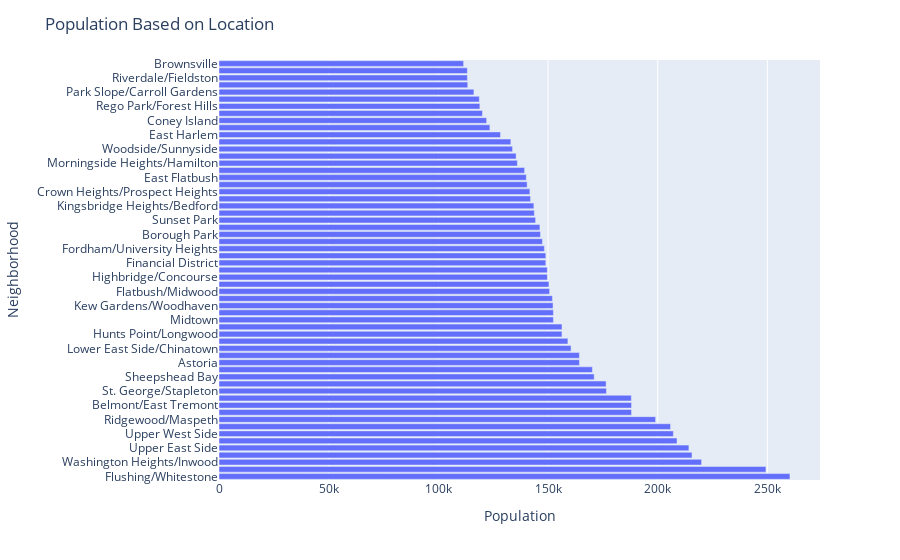

The notebook cell saved with this chart:
### Code cell
import plotly.express as px
#pop3 = px.data.gapminder().query("country == 'Canada'")
fig = px.bar(pop3, x='Population', y='Neighborhood', orientation='h')
fig.update_layout(
    title ='Population Based on Location'
)
fig.show()

### Figure 1 — Plotly figure (JSON) as saved in the notebook; plotly's stock layout.template omitted (floating-point values rounded to 4 significant figures)
{"data": [{"alignmentgroup": "True", "hovertemplate": "Population=%{x}<br>Neighborhood=%{y}<extra></extra>", "legendgroup": "", "marker": {"color": "#636efa", "pattern": {"shape": ""}}, "name": "", "offsetgroup": "", "orientation": "h", "showlegend": false, "textposition": "auto", "type": "bar", "x": [260282, 249331, 219998, 215637, 214219, 208786, 207134, 205850, 199043, 188075, 188075, 187975, 176632, 176471, 171030, 170222, 164321, 164291, 160490, 159060, 156357, 156357, 152455, 152455, 152283, 152002, 150707, 150411, 149710, 149674, 148982, 148982, 148339, 147442, 146556, 146301, 144332, 143766, 143540, 142027, 141725, 140474, 140087, 139323, 136017, 135444, 133822, 133051, 128316, 123488, 122009, 120116, 118922, 118670, 116209, 113395, 113242, 113212, 111511], "xaxis": "x", "y": ["Flushing/Whitestone", "Jamaica/Hollis", "Washington Heights/Inwood", "Flatlands/Canarsie", "Upper East Side", "Queens Village", "Upper West Side", "Bensonhurst", "Ridgewood/Maspeth", "Morrisania/Crotona", "Belmont/East Tremont", "Parkchester/Soundview", "St. George/Stapleton", "East New York/Starrett City", "Sheepshead Bay", "Jackson Heights", "Astoria", "Hillcrest/Fresh Meadows", "Lower East Side/Chinatown", "Tottenville/Great Kills", "Hunts Point/Longwood", "Mott Haven/Melrose", "Midtown", "Clinton/Chelsea", "Kew Gardens/Woodhaven", "Greenpoint/Williamsburg", "Flatbush/Midwood", "Williamsbridge/Baychester", "Highbridge/Concourse", "Stuyvesant Town/Turtle Bay", "Financial District", "Greenwich Village/Soho", "Fordham/University Heights", "Central Harlem", "Borough Park", "Elmhurst/Corona", "Sunset Park", "South Beach/Willowbrook", "Kingsbridge Heights/Bedford", "Bedford Stuyvesant", "Crown Heights/Prospect Heights", "Bushwick", "East Flatbush", "South Ozone Park/Howard Beach", "Morningside Heights/Hamilton", "Fort Greene/Brooklyn Heights", "Woodside/Sunnyside", "Rockaway/Broad Channel", "East Harlem", "Bay Ridge/Dyker Heights", "Coney Island", "Morris Park/Bronxdale", "Rego Park/Forest Hills", "Bayside/Little Neck", "Park Slope/Carroll Gardens", "Throgs Neck/Co-op City", "Riverdale/Fieldston", "South Crown Heights/Lefferts Gardens", "Brownsville"], "yaxis": "y"}], "layout": {"barmode": "relative", "legend": {"tracegroupgap": 0}, "margin": {"t": 60}, "title": {"text": "Population Based on Location"}, "xaxis": {"anchor": "y", "domain": [0, 1], "title": {"text": "Population"}}, "yaxis": {"anchor": "x", "domain": [0, 1], "title": {"text": "Neighborhood"}}}}
